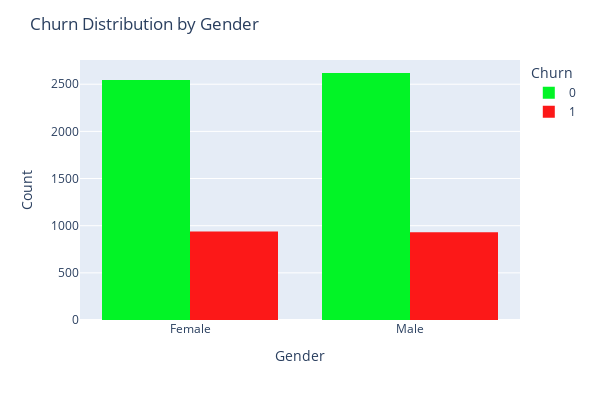

The cell this chart's notebook holds for it:
### Code cell
gender_churn = df.groupby(['gender', 'Churn']).size().unstack(fill_value=0)
gender_churn_pct = gender_churn.div(gender_churn.sum(axis=1), axis=0) * 100
print("\nChurn % by Gender:")
print(gender_churn_pct)

fig = px.histogram(df, x="gender", color="Churn", width=600, height=400,
barmode='group', color_discrete_sequence=["#02F426", "#FC1818"])

fig.update_layout(title="Churn Distribution by Gender",
                  xaxis_title="Gender",
                  yaxis_title="Count")

### Figure 1 — Plotly figure (JSON) as saved in the notebook; plotly's stock layout.template omitted (floating-point values rounded to 4 significant figures; data arrays with more than 128 entries replaced by an {"elided": "..."} marker saying what was removed)
{"data": [{"alignmentgroup": "True", "bingroup": "x", "hovertemplate": "Churn=0<br>gender=%{x}<br>count=%{y}<extra></extra>", "legendgroup": "0", "marker": {"color": "#02F426", "pattern": {"shape": ""}}, "name": "0", "offsetgroup": "0", "orientation": "v", "showlegend": true, "type": "histogram", "x": {"elided": "5163 str values"}, "xaxis": "x", "yaxis": "y"}, {"alignmentgroup": "True", "bingroup": "x", "hovertemplate": "Churn=1<br>gender=%{x}<br>count=%{y}<extra></extra>", "legendgroup": "1", "marker": {"color": "#FC1818", "pattern": {"shape": ""}}, "name": "1", "offsetgroup": "1", "orientation": "v", "showlegend": true, "type": "histogram", "x": {"elided": "1869 str values"}, "xaxis": "x", "yaxis": "y"}], "layout": {"barmode": "group", "height": 400, "legend": {"title": {"text": "Churn"}, "tracegroupgap": 0}, "margin": {"t": 60}, "title": {"text": "Churn Distribution by Gender"}, "width": 600, "xaxis": {"anchor": "y", "domain": [0, 1], "title": {"text": "Gender"}}, "yaxis": {"anchor": "x", "domain": [0, 1], "title": {"text": "Count"}}}}
